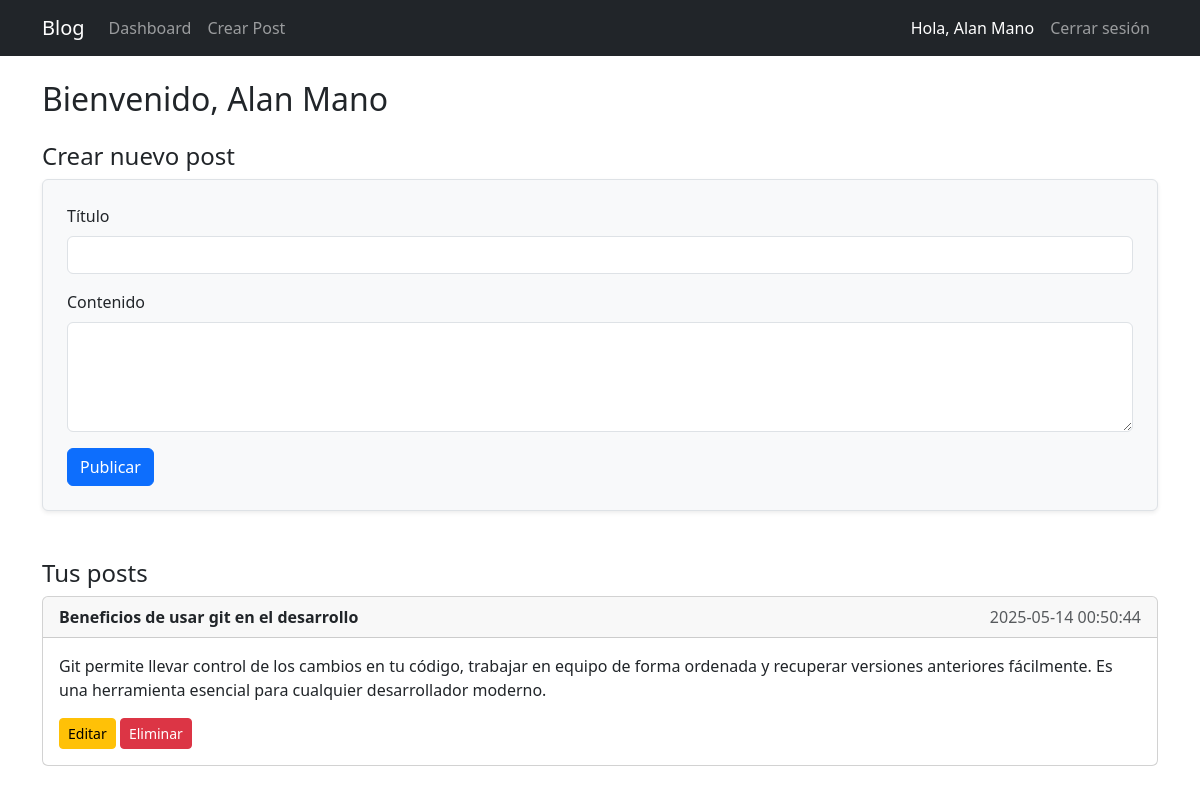
Before: /dashboard (signed in) with the older database file.
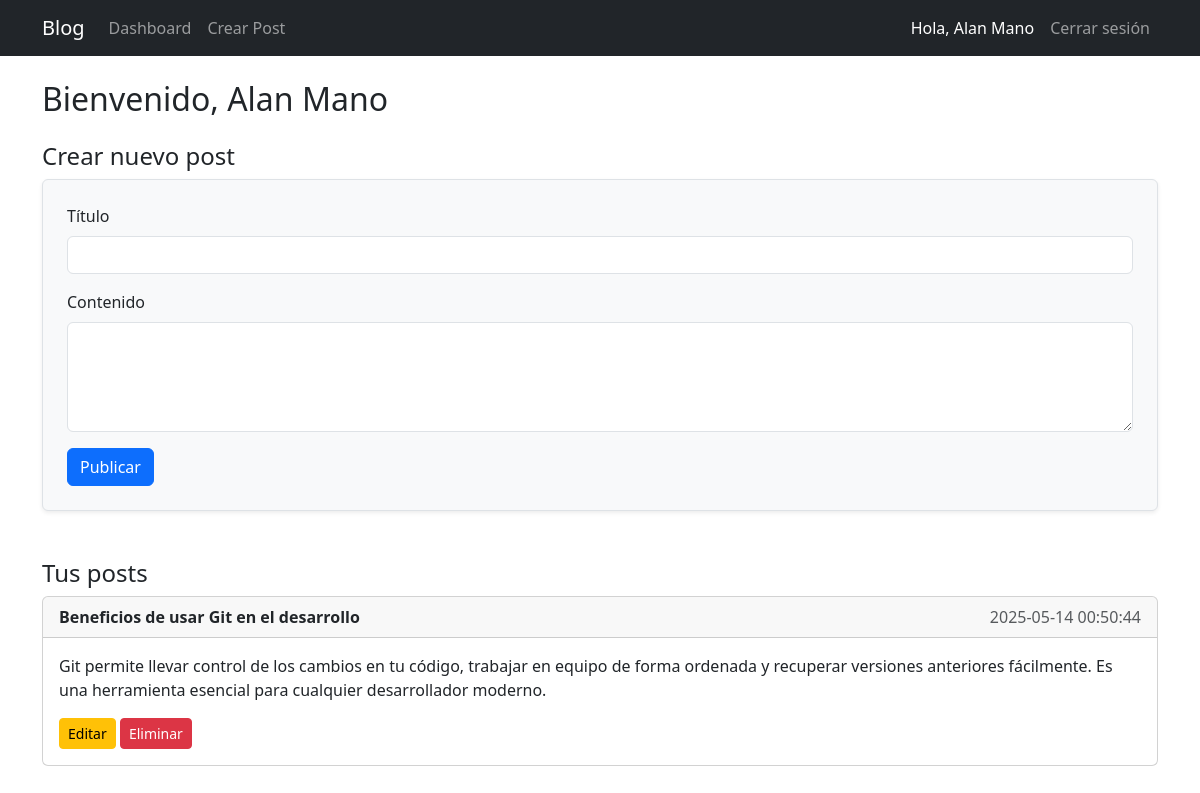
After: the same page with the newer database file.
### tables this page shows
CREATE TABLE posts (
            id INTEGER PRIMARY KEY,
            title TEXT NOT NULL,
            content TEXT NOT NULL,
            user_id INTEGER NOT NULL,
            created_at TIMESTAMP DEFAULT CURRENT_TIMESTAMP,
            FOREIGN KEY (user_id) REFERENCES users (id)
        );

### App.py (the view, shortened to what this page needs)
@app.route("/dashboard", methods=['GET', 'POST'])
@login_required
def dashboard():
    conn = get_db_connection()
    posts = conn.execute("SELECT * FROM posts WHERE user_id = ? ORDER BY created_at DESC",
                         (current_user.id,)).fetchall()
    conn.close()
    return render_template("dashboard.html", posts=posts, user=current_user)

### App.py (called while the page is built)
def get_db_connection():
    conn = sqlite3.connect("blog.db")
    conn.row_factory = sqlite3.Row
    return conn

@login_manager.user_loader
def load_user(user_id):
    return User.get_by_id(user_id)

    @staticmethod
    def get_by_id(user_id):
        conn = get_db_connection()
        user = conn.execute("SELECT * FROM users WHERE id = ?", (user_id,)).fetchone()
        conn.close()
        if user:
            return User(user['id'], user['username'], user['password'], user['name'], user['email'])
        return None

### templates/dashboard.html
{% extends 'base.html' %}
{% block content %}
<h2>Bienvenido, {{ user.name }}</h2>
<h4 class="mt-4">Crear nuevo post</h4>
<div>
    <form method="post" class="p-4 border rounded shadow-sm bg-light">
            <div class="mb-3">
            <label class="form-label">Título</label>
            <input type="text" name="title" class="form-control" required>
        </div>
        <div class="mb-3">
            <label class="form-label">Contenido</label>
            <textarea name="content" class="form-control" rows="4" required></textarea>
        </div>
        <button type="submit" class="btn btn-primary">Publicar</button>
    </form>
</div>
<h4 class="mt-5">Tus posts</h4>
{% for post in posts %}
    <div class="card mb-3">
        <div class="card-header">
            <strong>{{ post['title'] }}</strong>
            <span class="text-muted float-end">{{ post['created_at'] }}</span>
        </div>
        <div class="card-body">
            <p>{{ post['content'] }}</p>
            <a href="{{ url_for('editar', post_id=post['id']) }}" class="btn btn-sm btn-warning">Editar</a>
            <a href="{{ url_for('delete', post_id=post['id']) }}" class="btn btn-sm btn-danger" onclick="return confirm('¿Eliminar este post?')">Eliminar</a>
        </div>
    </div>
{% else %}
    <p>Aún no tienes posts.</p>
{% endfor %}
{% endblock %}

Changed rows visible on the page:
changed posts: title "Beneficios de usar git en el desarrollo" → "Beneficios de usar Git en el desarrollo"
